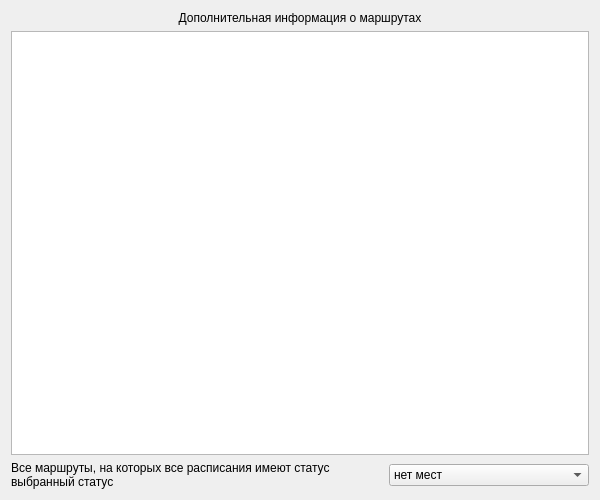
<?xml version="1.0" encoding="UTF-8"?>
<ui version="4.0">
 <class>GetRouteAllQueryModal</class>
 <widget class="QWidget" name="GetRouteAllQueryModal">
  <property name="geometry">
   <rect>
    <x>0</x>
    <y>0</y>
    <width>600</width>
    <height>500</height>
   </rect>
  </property>
  <property name="minimumSize">
   <size>
    <width>600</width>
    <height>500</height>
   </size>
  </property>
  <property name="maximumSize">
   <size>
    <width>600</width>
    <height>500</height>
   </size>
  </property>
  <property name="windowTitle">
   <string>Form</string>
  </property>
  <layout class="QHBoxLayout" name="horizontalLayout">
   <item>
    <layout class="QVBoxLayout" name="verticalLayout_2">
     <item>
      <widget class="QLabel" name="label_2">
       <property name="text">
        <string>Дополнительная информация о маршрутах</string>
       </property>
       <property name="alignment">
        <set>Qt::AlignCenter</set>
       </property>
      </widget>
     </item>
     <item>
      <widget class="QTableView" name="tableView"/>
     </item>
     <item>
      <layout class="QHBoxLayout" name="horizontalLayout_4" stretch="1,0">
       <property name="spacing">
        <number>20</number>
       </property>
       <item>
        <widget class="QLabel" name="label_4">
         <property name="sizePolicy">
          <sizepolicy hsizetype="Preferred" vsizetype="Minimum">
           <horstretch>0</horstretch>
           <verstretch>0</verstretch>
          </sizepolicy>
         </property>
         <property name="text">
          <string>Все маршруты, на которых все расписания имеют статус выбранный статус</string>
         </property>
         <property name="alignment">
          <set>Qt::AlignLeading|Qt::AlignLeft|Qt::AlignTop</set>
         </property>
         <property name="wordWrap">
          <bool>true</bool>
         </property>
        </widget>
       </item>
       <item>
        <widget class="QComboBox" name="statusComboBox">
         <property name="minimumSize">
          <size>
           <width>200</width>
           <height>0</height>
          </size>
         </property>
         <item>
          <property name="text">
           <string>нет мест</string>
          </property>
         </item>
         <item>
          <property name="text">
           <string>есть места</string>
          </property>
         </item>
        </widget>
       </item>
      </layout>
     </item>
    </layout>
   </item>
  </layout>
 </widget>
 <resources/>
 <connections/>
</ui>
